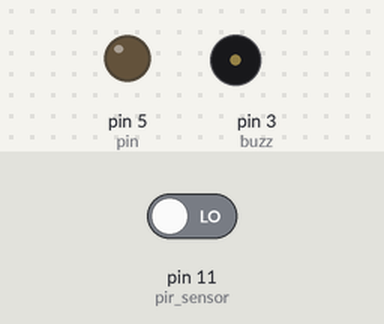
Simulated run of this sketch. Board: Arduino Uno, built with avr-gcc and run on an emulated ATmega328P. Shown: output pins drawn as LEDs (lit = HIGH), buzzer (waves = sounding). Inputs (shaded band) come from the test bench; at power-on: pin 11 (pir_sensor) LOW. What the sketch prints to the serial monitor is not drawn.

Above: at 1.2 s.
1.3 s: pin 11 (pir_sensor) driven HIGH
At 1.95 s:
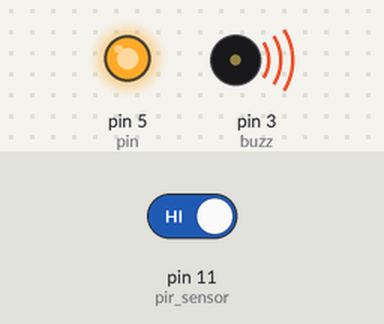
At 2.65 s:
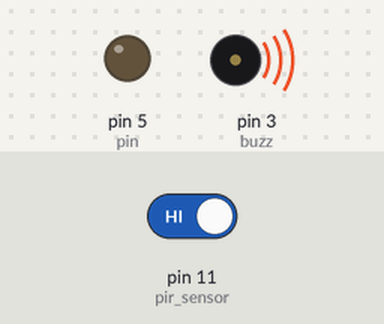
Timing chart, 0 to 10.3 s (numbered marks = the images above; inputs shaded):
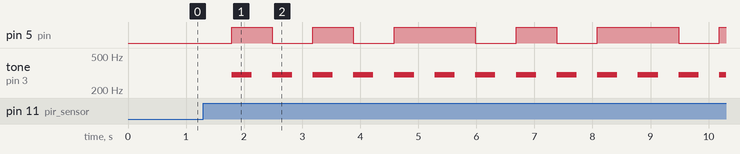

Measured:
- after the input at 1.3 s, pin 5 (pin): LOW → HIGH after 0.48 s, then repeats every 3.5 s: LOW 0.70 s, HIGH 0.70 s, LOW 0.70 s, HIGH 1.4 s; tone on pin 3 (buzz): alternates 300 Hz for 0.35 s and silent for 0.36 s, starting after 0.48 s

The sketch:

burglar_alarm.ino
```cpp
int pir_sensor = 11;
int pin= 5;
int buzz = 3;

void setup() {
  pinMode(pir_sensor, INPUT);    // initialize sensor as an input
  pinMode(pin, OUTPUT);
  pinMode(buzz, OUTPUT);
  Serial.begin(600);          // initialize serial
}

void play(){
  tone(buzz,300,345);
  digitalWrite(pin, HIGH);
  delay (700);
  tone(buzz,300,345);
  digitalWrite(pin, LOW);
  delay (700);
  tone(buzz,300,345);
  digitalWrite(pin, HIGH);
  delay (700);
  tone(buzz,300,345);
  digitalWrite(pin, LOW);
  delay(700);
  tone(buzz,300,345);
  digitalWrite(pin, HIGH);
  delay(700);
}

void loop(){
  int val = digitalRead(pir_sensor);  // read sensor value
  if (val == HIGH) {                  // check if the sensor is HIGH
    Serial.println("Motion detected!");
    play();
    play();
  }
  else{
    Serial.println("Motion not detected!");
    digitalWrite(pin, LOW);
    digitalWrite(buzz, LOW);
  }
}
```
